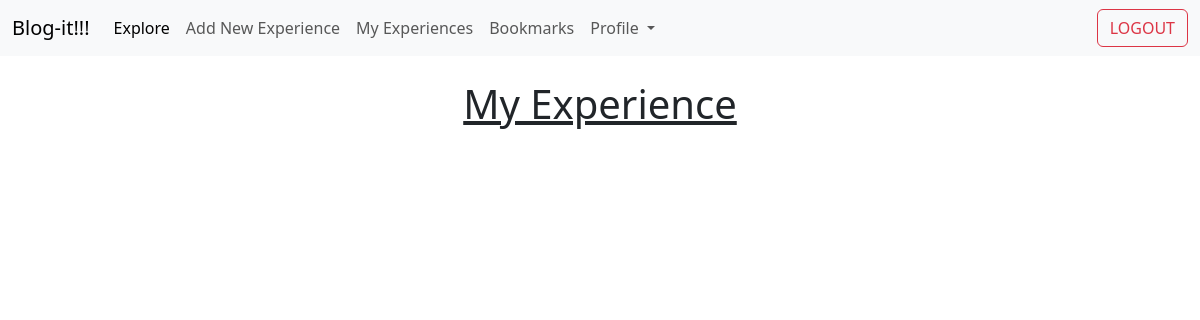
Page /home/my_experience/ (signed in) on the earlier database version.
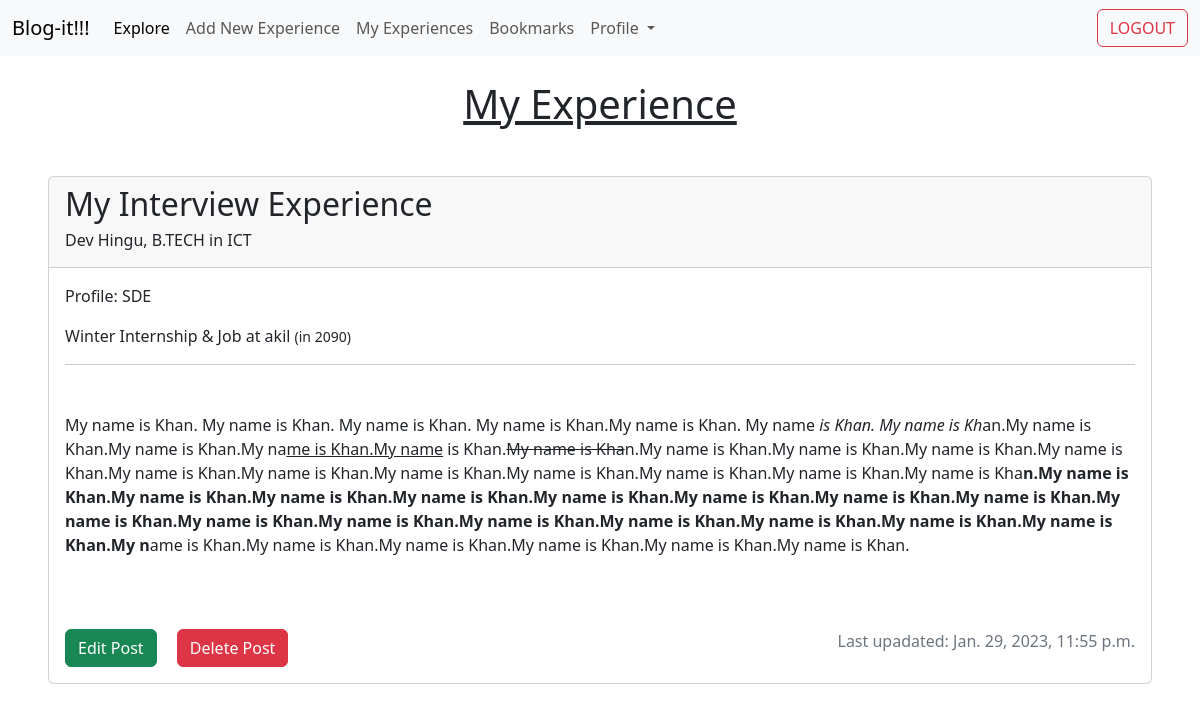
Same page on the later database version.
### home/models.py (models this page shows, shortened)
class BlogPost(models.Model):
    author = models.ForeignKey(NewUser, on_delete=models.CASCADE)
    company = models.CharField(max_length=255, null=True, blank=False)
    year = models.IntegerField(null=True, blank=False)
    job_offer = models.CharField(max_length=25, choices=[("Summer Internship",'Summer Internship'),("Winter Internship & Job",'Winter Internship & Job'), ("Job",'Job'), ("Winter Internship Only",'Winter Internship Only')], null=True, blank=False)
    profile = models.CharField(max_length=255, null=True, blank=False)
    title = models.CharField(max_length=255, null=True, blank=False, unique=True)
    body = RichTextField(null=True, blank=False)
    pub_date = models.DateTimeField(auto_now_add=True)

### accounts/models.py (models this page shows)
class NewUser(AbstractUser):
    email = models.EmailField(unique=True)
    degree = models.CharField(max_length=6,choices=[("B.TECH",'B.TECH'),("M.TECH",'M.TECH'),("MSC",'MSC')], null=True, blank=False)
    year = models.PositiveIntegerField(null=True, blank=False)
    program = models.CharField(max_length=255, null=True, blank=False)

### home/views.py (the view)
# urls.py: path('my_experience/', my_blog_list.as_view(), name="my_experiences"),
class my_blog_list(LoginRequiredMixin, ListView):
    model = BlogPost
    template_name = 'my_experience.html'
    context_object_name = 'my_obj_list'
    def get_queryset(self):
        current_user = self.request.user
        return BlogPost.objects.filter(author=current_user).order_by('-id')

### templates/my_experience.html (shortened to what this page needs)
{% extends 'base.html' %}
{% block content %}
<nav class="navbar navbar-expand-lg navbar-light bg-light">
  <div class="container-fluid">
    <a class="navbar-brand">Blog-it!!!</a>
    <div class="collapse navbar-collapse" id="navbarSupportedContent">
      <ul class="navbar-nav me-auto mb-2 mb-lg-0">
        <li class="nav-item">
          <a class="nav-link active" aria-current="page" href={% url 'explore' %}>Explore</a>
        </li>
        <li class="nav-item">
          <a class="nav-link" href={% url 'add_new_experience' %}>Add New Experience</a>
        </li>
        <li class="nav-item">
          <a class="nav-link" href={% url 'my_experiences' %}>My Experiences</a>
        </li>
        <li class="nav-item">
          <a class="nav-link" href={% url 'bookmarks' %}>Bookmarks</a>
        </li>
        <li class="nav-item dropdown">
          <a class="nav-link dropdown-toggle" href="#" id="navbarDropdown" role="button" data-bs-toggle="dropdown" aria-expanded="false">
            Profile
          </a>
        </li>
      </ul>
      <form class="d-flex" action={% url 'logout' %} method="post">
        <button class="btn btn-outline-danger" type="submit">LOGOUT</button>
      </form>
    </div>
  </div>
</nav>
<h1 class="d-flex justify-content-center m-4"><u>My Experience</u></h1>
{% for art in my_obj_list %}
<div class="card m-5">
    <div class="card-header">
        <h3 class="fs-2">{{ art.title }}</h3>
        <h6 class=""> {{ art.author.first_name }} {{ art.author.last_name }}, {{ art.author.degree}} in {{ art.author.program}}</h6>
    </div>
    <div class="card-body">
      <p class="">Profile: {{art.profile}}</p>
      <p> {{art.job_offer}} at {{art.company}} <small>(in {{ art.year }})</small> </p>
      <hr>
      <p class="mt-5 card-text fs-5">{% autoescape off %} {{ art.body }} {% endautoescape %}</p>
  </div>
    <div class="d-flex justify-content-between mt-4">
        <div>
        <a href={% url 'edit_post' art.pk %} class="btn btn-success m-3">Edit Post</a>
        <button type="button" class="btn btn-danger" data-bs-toggle="modal" data-bs-target="#staticBackdrop{{art.pk}}">
          Delete Post
        </button>
        </div>
        <p class="text-secondary m-3">Last upadated: {{ art.pub_date}}</p>
    </div>
</div>
{% endfor %}
{% endblock content %}

### templates/base.html (shortened to what this page needs)
<!DOCTYPE html>
<html lang="en">
<head>
    <link href="https://cdn.jsdelivr.net/npm/bootstrap@5.3.0-alpha1/dist/css/bootstrap.min.css" rel="stylesheet">
    {% load static %}
</head>
<body>
    {% block content %}{% endblock content %}
</body>
</html>

Differences in the rows shown:
added BlogPost: title "My Interview Experience", author.first_name "Dev", author.last_name "Hingu", author.degree "B.TECH", author.program "ICT", profile "SDE", job_offer "Winter Internship & Job", company "akil", year "2090", body "My name is Khan. My name is Khan. My name is Khan. My name is Khan.My name is Khan. My name is Khan. My name is Kh an.My name is Khan.My name is Khan.My na me is Khan.My name is Khan. My name is Kha n.My name is Khan.My name is Khan.My name is Khan.My name is Khan.My name is Khan.My name is Khan.My name is Khan.My name is Khan.My name is Khan.My name is Khan.My name is Kha n.My name is Khan.My name is Khan.My name is Khan.My name is Khan.My name is Khan.My name is Khan.My name is Khan.My name is Khan.My name is Khan.My name is Khan.My name is Khan.My name is Khan.My name is Khan.My name is Khan.My name is Khan.My name is Khan.My n ame is Khan.My name is Khan.My name is Khan.My name is…", pub_date "Jan. 29, 2023, 11:55 p.m."
